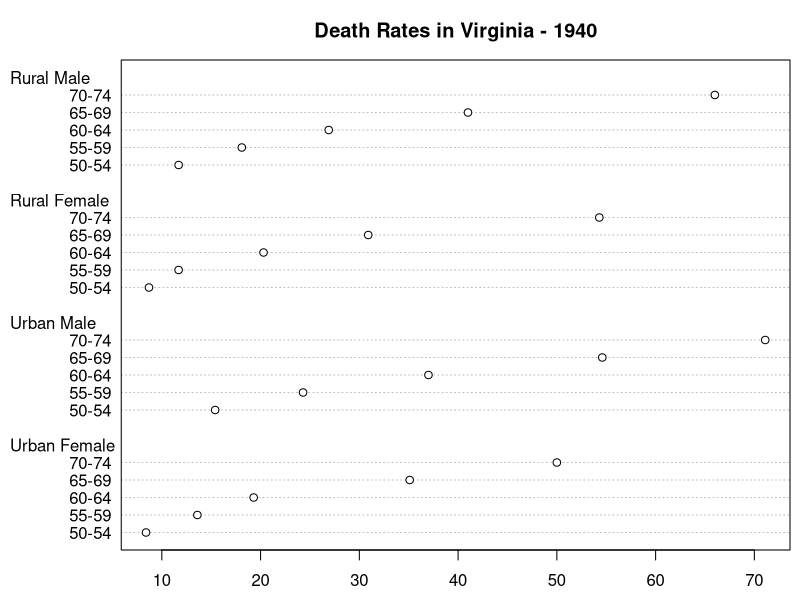
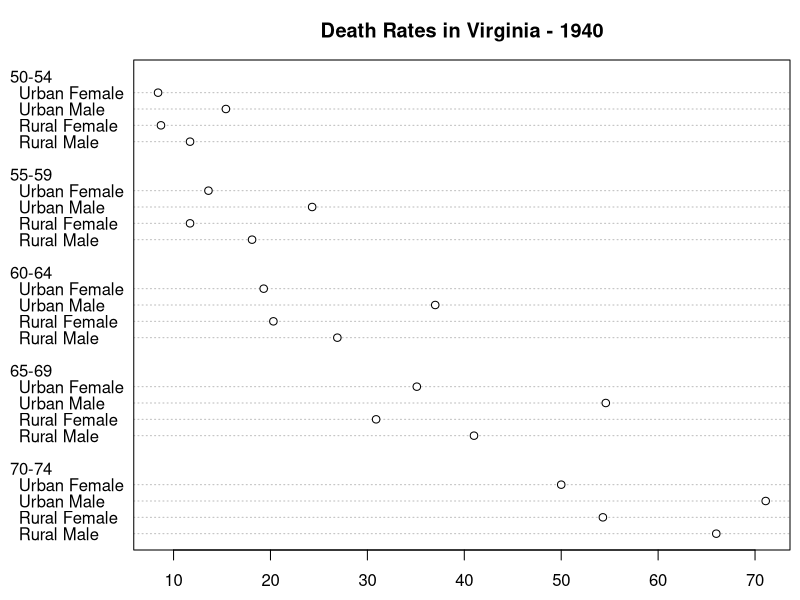

Here is the R script that generated these plots, in order:
win.graph(width = 8, height = 6)
par(mai=c(0.5, 0.9, 0.6, 0.1))
dotchart(VADeaths, main = "Death Rates in Virginia - 1940")
dotchart(t(VADeaths), main = "Death Rates in Virginia - 1940")
savePlot("death_rates_2", type = "eps")
